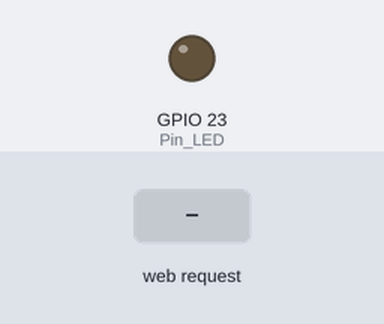
Bench run of a program on a simulated Raspberry Pi (BCM pin numbers). Shown: output pins drawn as LEDs (lit = HIGH). Dashed ring = blinking. The inputs (shaded band) are chosen by the test bench. What the program prints to the terminal is not drawn.

Above: at 1.2 s.
1.3 s: HTTP request for /led received with the fields Param=blink
At 1.6 s:
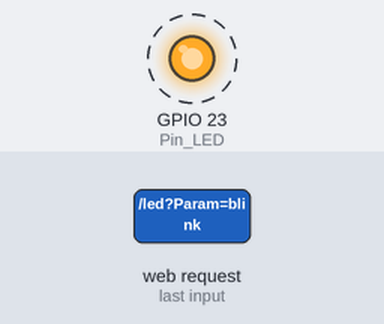
Timing chart, 0 to 10.3 s (numbered marks = the images above; inputs shaded):
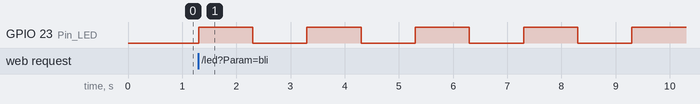

Measured:
- after the input at 1.3 s, GPIO 23 (Pin_LED): alternates HIGH for 1.0 s and LOW for 1.0 s, starting at once

The program:

LED_ONOFF4.py
```python
from flask import Flask, request
import RPi.GPIO as GPIO
import signal
import time

Pin_LED=23
GPIO.setmode(GPIO.BCM)
GPIO.setup(Pin_LED, GPIO.OUT, initial=GPIO.LOW)

def Terminate(n, p):
	GPIO.cleanup()
	print("웹 서비스를 종료합니다.")
	exit()

signal.signal(signal.SIGINT, Terminate)

app = Flask(__name__)

@app.route("/")
def Start():
	return "여기는LED TEST Page입니다..."

@app.route("/led")
def Test1():
	Param = request.args.get("Param")
	if Param=="on":
		GPIO.output(Pin_LED, GPIO.HIGH)
	elif Param=="blink":
		for i in range(10):
			GPIO.output(Pin_LED, 1)
			time.sleep(1)
			GPIO.output(Pin_LED, 0)
			time.sleep(1)
	else :
		GPIO.output(Pin_LED, GPIO.LOW)
	return "LED" + Parma

if __name__ == "__main__":
	app.run(host="0.0.0.0",  port=80 )
```
